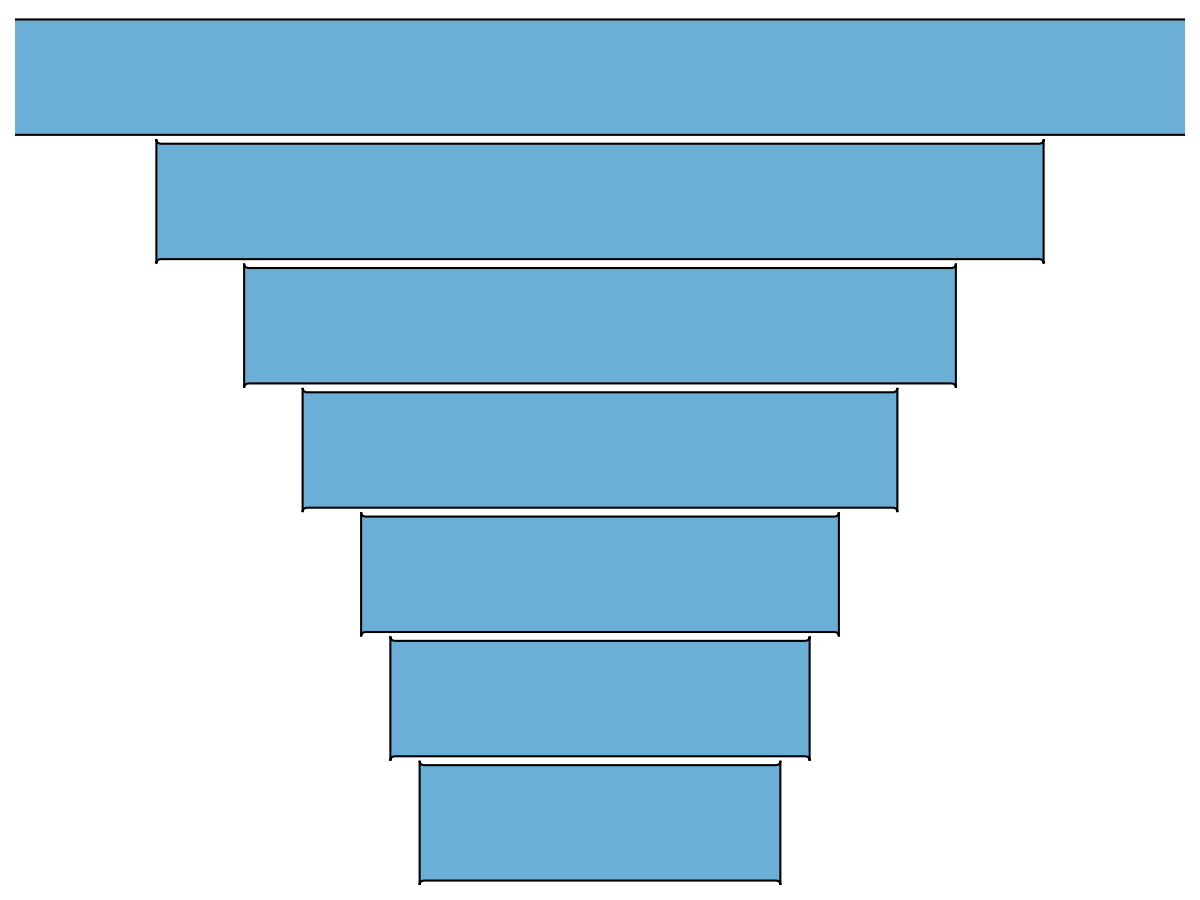

The script that drew this image:
import matplotlib.pyplot as plt
import matplotlib.patches as patches

# Updated values with the last three groups removed
values = [1000, 750, 600, 500, 400, 350, 300]
single_color = '#6baed6'

fig, ax = plt.subplots(figsize=(12, 9))

total_width = 12
width_ratios = [value / max(values) for value in values]
heights = 1.4

for i, value in enumerate(values):
    stage_width = width_ratios[i] * total_width
    x_offset = (total_width - stage_width) / 2
    y_position = -i * heights

    polygon = patches.FancyBboxPatch(
        (x_offset, y_position),
        stage_width, -heights,
        boxstyle="round,pad=0.05",
        edgecolor='black',
        facecolor=single_color,
        linewidth=1.5
    )
    ax.add_patch(polygon)

ax.set_xlim(0, total_width)
ax.set_ylim(-len(values) * heights, 0)
ax.axis('off')

plt.tight_layout()
plt.show()
